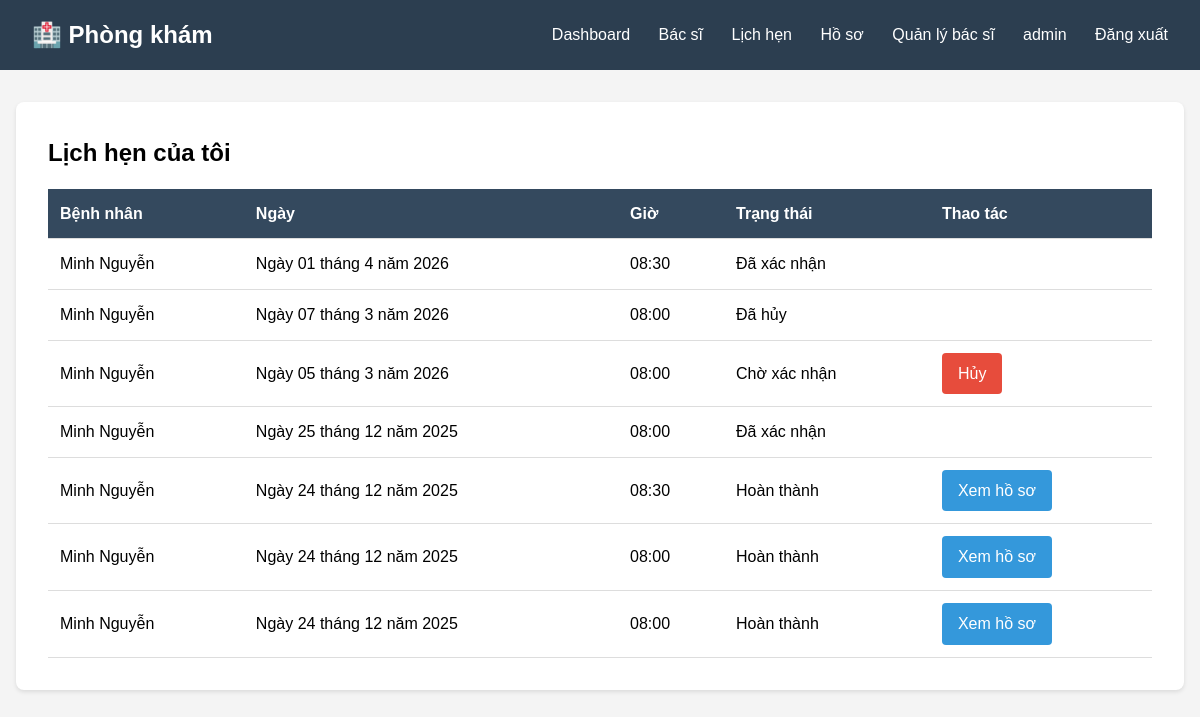
Screenshot of /appointments/lich-hen-cua-toi/ (signed in) with the database file from the repository.
### appointments/models.py (models this page shows, shortened)
class LichHen(models.Model):
    TRANG_THAI_CHOICES = [
        ('pending', 'Chờ xác nhận'),
        ('approved', 'Đã xác nhận'),
        ('canceled', 'Đã hủy'),
        ('completed', 'Hoàn thành'),
    ]
    benh_nhan = models.ForeignKey(HoSoBenhNhan, on_delete=models.CASCADE, related_name='lich_hen', verbose_name="Bệnh nhân")
    bac_si = models.ForeignKey(HoSoBacSi, on_delete=models.CASCADE, related_name='lich_hen', verbose_name="Bác sĩ")
    lich_lam_viec = models.ForeignKey(LichLamViec, on_delete=models.CASCADE, related_name='lich_hen', verbose_name="Lịch")
    ngay = models.DateField(verbose_name="Ngày khám")
    gio = models.TimeField(verbose_name="Giờ khám")
    trang_thai = models.CharField(max_length=20, choices=TRANG_THAI_CHOICES, default='pending', verbose_name="Trạng thái")
    trieu_chung = models.TextField(blank=True, verbose_name="Triệu chứng")
    ngay_tao = models.DateTimeField(auto_now_add=True, verbose_name="Ngày tạo")
    ngay_cap_nhat = models.DateTimeField(auto_now=True, verbose_name="Cập nhật")
    class Meta:
        verbose_name = "Lịch hẹn"
        verbose_name_plural = "Lịch hẹn"
        ordering = ['-ngay', '-gio']

### accounts/models.py (models this page shows, shortened)
class HoSoBenhNhan(models.Model):
    GIOI_TINH_CHOICES = [
        ('M', 'Nam'),
        ('F', 'Nữ'),
        ('O', 'Khác'),
    ]
    nguoi_dung = models.OneToOneField(User, on_delete=models.CASCADE, related_name='ho_so_benh_nhan')
    ngay_sinh = models.DateField(verbose_name="Ngày sinh")
    gioi_tinh = models.CharField(max_length=1, choices=GIOI_TINH_CHOICES, verbose_name="Giới tính")
    so_dien_thoai = models.CharField(max_length=15, verbose_name="Số điện thoại")
    dia_chi = models.TextField(blank=True, verbose_name="Địa chỉ")
    anh_dai_dien = models.ImageField(upload_to='benh_nhan/', blank=True, null=True, verbose_name="Ảnh đại diện")
    class Meta:
        verbose_name = "Hồ sơ bệnh nhân"
        verbose_name_plural = "Hồ sơ bệnh nhân"

### appointments/views.py (the view)
# urls.py: path('lich-hen-cua-toi/', views.lich_hen_cua_toi, name='lich_hen_cua_toi'),
@login_required
def lich_hen_cua_toi(request):
    if hasattr(request.user, 'ho_so_benh_nhan'):
        lich_hen = LichHen.objects.filter(benh_nhan=request.user.ho_so_benh_nhan).order_by('-ngay', '-gio')
    elif hasattr(request.user, 'ho_so_bac_si'):
        lich_hen = LichHen.objects.filter(bac_si=request.user.ho_so_bac_si).order_by('-ngay', '-gio')
    else:
        lich_hen = LichHen.objects.all().order_by('-ngay', '-gio')
    return render(request, 'appointments/lich_hen_cua_toi.html', {'lich_hen': lich_hen})

### templates/appointments/lich_hen_cua_toi.html (shortened to what this page needs)
{% extends 'base.html' %}
{% block content %}
<div class="card">
    <h2>Lịch hẹn của tôi</h2>
    {% if lich_hen %}
    <table>
        <tr>
            {% if user.ho_so_benh_nhan %}
            <th>Bác sĩ</th>
            {% else %}
            <th>Bệnh nhân</th>
            {% endif %}
            <th>Ngày</th>
            <th>Giờ</th>
            <th>Trạng thái</th>
            <th>Thao tác</th>
        </tr>
        {% for lich in lich_hen %}
        <tr>
            {% if user.ho_so_benh_nhan %}
            <td>BS. {{ lich.bac_si.nguoi_dung.get_full_name }}</td>
            {% else %}
            <td>{{ lich.benh_nhan.nguoi_dung.get_full_name }}</td>
            {% endif %}
            <td>{{ lich.ngay }}</td>
            <td>{{ lich.gio }}</td>
            <td>{{ lich.get_trang_thai_display }}</td>
            <td>
                {% if lich.trang_thai == 'pending' %}
                    <a href="{% url 'huy_lich_hen' lich.id %}" class="btn btn-danger">Hủy</a>
                {% elif lich.trang_thai == 'approved' and user.ho_so_bac_si %}
                    <a href="{% url 'tao_ho_so_benh_an' lich.id %}" class="btn">Ghi hồ sơ</a>
                {% elif lich.trang_thai == 'completed' %}
                    <a href="{% url 'xem_ho_so_benh_an' lich.ho_so_benh_an.id %}" class="btn">Xem hồ sơ</a>
                {% endif %}
            </td>
        </tr>
        {% endfor %}
    </table>
    {% else %}
    <p>Chưa có lịch hẹn nào</p>
    {% endif %}
</div>
{% endblock %}

### templates/base.html (shortened to what this page needs)
<!DOCTYPE html>
<html lang="vi">
<head>
</head>
<body>
    <div class="navbar">
        <div class="container">
            <h1>🏥 Phòng khám</h1>
            <nav>
                {% if user.is_authenticated %}
                    <a href="{% url 'bang_dieu_khien' %}">Dashboard</a>
                    {% if user.ho_so_benh_nhan %}
                        <a href="{% url 'ai_chatbox:chat_interface' %}">🤖 AI Tư vấn</a>
                        <a href="{% url 'danh_sach_bac_si' %}">Bác sĩ</a>
                        <a href="{% url 'lich_hen_cua_toi' %}">Lịch hẹn</a>
                        <a href="{% url 'lich_su_kham_benh' %}">Hồ sơ</a>
                    {% elif user.ho_so_bac_si %}
                        <a href="{% url 'lich_lam_viec_cua_toi' %}">Lịch làm việc</a>
                        <a href="{% url 'lich_hen_cua_toi' %}">Lịch hẹn</a>
                        <a href="{% url 'lich_su_kham_benh' %}">Hồ sơ bệnh án</a>
                    {% else %}
                        <a href="{% url 'danh_sach_bac_si' %}">Bác sĩ</a>
                        <a href="{% url 'lich_hen_cua_toi' %}">Lịch hẹn</a>
                        <a href="{% url 'lich_su_kham_benh' %}">Hồ sơ</a>
                        <a href="{% url 'quan_ly_bac_si' %}">Quản lý bác sĩ</a>
                    {% endif %}
                    <a href="{% url 'ho_so' %}">{{ user.username }}</a>
                    <a href="{% url 'dang_xuat' %}">Đăng xuất</a>
                {% else %}
                    <a href="{% url 'dang_nhap' %}">Đăng nhập</a>
                    <a href="{% url 'dang_ky' %}">Đăng ký</a>
                {% endif %}
            </nav>
        </div>
    </div>
    <div class="container">
        {% block content %}{% endblock %}
    </div>
</body>
</html>

### templates/base.html (style rules this page uses)
* { margin: 0; padding: 0; box-sizing: border-box; }
body { font-family: Arial, sans-serif; line-height: 1.6; background: #f4f4f4; }
.navbar { background: #2c3e50; color: white; padding: 1rem; }
.navbar .container { max-width: 1200px; margin: 0 auto; display: flex; justify-content: space-between; align-items: center; }
.navbar h1 { font-size: 1.5rem; }
.navbar nav a { color: white; text-decoration: none; margin-left: 1.5rem; }
.container { max-width: 1200px; margin: 2rem auto; padding: 0 1rem; }
.card { background: white; padding: 2rem; border-radius: 8px; box-shadow: 0 2px 4px rgba(0,0,0,0.1); margin-bottom: 2rem; }
.btn { display: inline-block; padding: 0.5rem 1rem; background: #3498db; color: white; text-decoration: none; border-radius: 4px; border: none; cursor: pointer; }
.btn-danger { background: #e74c3c; }
table { width: 100%; border-collapse: collapse; margin-top: 1rem; }
table th, table td { padding: 0.75rem; text-align: left; border-bottom: 1px solid #ddd; }
table th { background: #34495e; color: white; }

### rows the page displays
LichHen: benh_nhan.nguoi_dung.get_full_name "Minh Nguyễn", ngay "Ngày 01 tháng 4 năm 2026", gio "08:30", trang_thai "Đã xác nhận"
LichHen: benh_nhan.nguoi_dung.get_full_name "Minh Nguyễn", ngay "Ngày 07 tháng 3 năm 2026", gio "08:00", trang_thai "Đã hủy"
LichHen: benh_nhan.nguoi_dung.get_full_name "Minh Nguyễn", ngay "Ngày 05 tháng 3 năm 2026", gio "08:00", trang_thai "Chờ xác nhận", shows "Hủy"
LichHen: benh_nhan.nguoi_dung.get_full_name "Minh Nguyễn", ngay "Ngày 25 tháng 12 năm 2025", gio "08:00", trang_thai "Đã xác nhận"
LichHen: benh_nhan.nguoi_dung.get_full_name "Minh Nguyễn", ngay "Ngày 24 tháng 12 năm 2025", gio "08:30", trang_thai "Hoàn thành", shows "Xem hồ sơ"
LichHen: benh_nhan.nguoi_dung.get_full_name "Minh Nguyễn", ngay "Ngày 24 tháng 12 năm 2025", gio "08:00", trang_thai "Hoàn thành", shows "Xem hồ sơ"
LichHen: benh_nhan.nguoi_dung.get_full_name "Minh Nguyễn", ngay "Ngày 24 tháng 12 năm 2025", gio "08:00", trang_thai "Hoàn thành", shows "Xem hồ sơ"

### other values shown
{{ user.username }} "admin"
